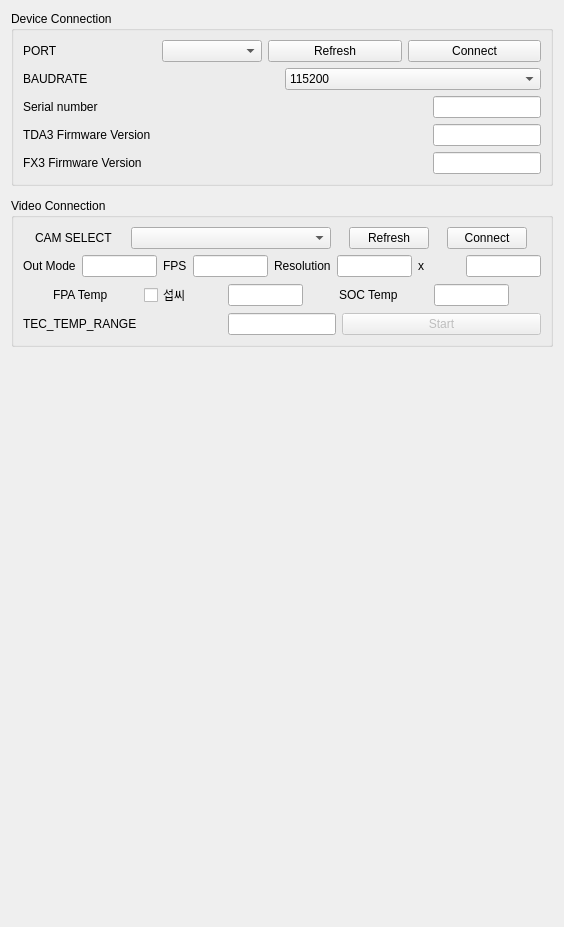
         <widget class="QWidget" name="connectionsScrollContents">
          <property name="geometry">
           <rect>
            <x>0</x>
            <y>0</y>
            <width>564</width>
            <height>927</height>
           </rect>
          </property>
          <layout class="QVBoxLayout" name="connectionsContentLayout">
           <property name="spacing">
            <number>12</number>
           </property>
           <item>
            <widget class="QGroupBox" name="groupConn">
             <property name="sizePolicy">
              <sizepolicy hsizetype="Expanding" vsizetype="Maximum">
               <horstretch>0</horstretch>
               <verstretch>0</verstretch>
              </sizepolicy>
             </property>
             <property name="minimumSize">
              <size>
               <width>0</width>
               <height>0</height>
              </size>
             </property>
             <property name="maximumSize">
              <size>
               <width>16777215</width>
               <height>320</height>
              </size>
             </property>
             <property name="title">
              <string>Device Connection</string>
             </property>
             <layout class="QVBoxLayout">
              <item>
               <layout class="QHBoxLayout">
                <item>
                 <widget class="QLabel" name="label">
                  <property name="sizePolicy">
                   <sizepolicy hsizetype="Preferred" vsizetype="Fixed">
                    <horstretch>0</horstretch>
                    <verstretch>0</verstretch>
                   </sizepolicy>
                  </property>
                  <property name="text">
                   <string>PORT</string>
                  </property>
                 </widget>
                </item>
                <item>
                 <widget class="QComboBox" name="portCombo">
                  <property name="sizePolicy">
                   <sizepolicy hsizetype="Preferred" vsizetype="Preferred">
                    <horstretch>0</horstretch>
                    <verstretch>0</verstretch>
                   </sizepolicy>
                  </property>
                  <property name="minimumSize">
                   <size>
                    <width>100</width>
                    <height>0</height>
                   </size>
                  </property>
                  <property name="maximumSize">
                   <size>
                    <width>100</width>
                    <height>16777215</height>
                   </size>
                  </property>
                 </widget>
                </item>
                <item>
                 <widget class="QPushButton" name="btnPortUpdate">
                  <property name="minimumSize">
                   <size>
                    <width>0</width>
                    <height>0</height>
                   </size>
                  </property>
                  <property name="text">
                   <string>Refresh</string>
                  </property>
                 </widget>
                </item>
                <item>
                 <widget class="QPushButton" name="btnPortConnect">
                  <property name="minimumSize">
                   <size>
                    <width>0</width>
                    <height>0</height>
                   </size>
                  </property>
                  <property name="text">
                   <string>Connect</string>
                  </property>
                  <property name="role" stdset="0">
                   <string>primary</string>
                  </property>
                 </widget>
                </item>
               </layout>
              </item>
              <item>
               <layout class="QHBoxLayout">
                <item>
                 <widget class="QLabel" name="label">
                  <property name="sizePolicy">
                   <sizepolicy hsizetype="Preferred" vsizetype="Fixed">
                    <horstretch>0</horstretch>
                    <verstretch>0</verstretch>
                   </sizepolicy>
                  </property>
                  <property name="text">
                   <string>BAUDRATE</string>
                  </property>
                 </widget>
                </item>
                <item>
                 <widget class="QComboBox" name="baudCombo">
                  <item>
                   <property name="text">
                    <string>115200</string>
                   </property>
                  </item>
                  <item>
                   <property name="text">
                    <string>9600</string>
                   </property>
                  </item>
                  <item>
                   <property name="text">
                    <string>19200</string>
                   </property>
                  </item>
                  <item>
                   <property name="text">
                    <string>38400</string>
                   </property>
                  </item>
                  <item>
                   <property name="text">
                    <string>57600</string>
                   </property>
                  </item>
                 </widget>
                </item>
               </layout>
              </item>
              <item>
               <layout class="QHBoxLayout">
                <item>
                 <widget class="QLabel" name="label">
                  <property name="sizePolicy">
                   <sizepolicy hsizetype="Preferred" vsizetype="Fixed">
                    <horstretch>0</horstretch>
                    <verstretch>0</verstretch>
                   </sizepolicy>
                  </property>
                  <property name="text">
                   <string>Serial number                   </string>
                  </property>
                 </widget>
                </item>
                <item>
                 <widget class="QLineEdit" name="serialEntry">
                  <property name="sizePolicy">
                   <sizepolicy hsizetype="Maximum" vsizetype="Fixed">
                    <horstretch>0</horstretch>
                    <verstretch>0</verstretch>
                   </sizepolicy>
                  </property>
                  <property name="minimumSize">
                   <size>
                    <width>100</width>
                    <height>0</height>
                   </size>
                  </property>
                  <property name="readOnly">
                   <bool>true</bool>
                  </property>
                 </widget>
                </item>
               </layout>
              </item>
              <item>
               <layout class="QHBoxLayout">
                <item>
                 <widget class="QLabel" name="label">
                  <property name="sizePolicy">
                   <sizepolicy hsizetype="Preferred" vsizetype="Fixed">
                    <horstretch>0</horstretch>
                    <verstretch>0</verstretch>
                   </sizepolicy>
                  </property>
                  <property name="text">
                   <string>TDA3 Firmware Version</string>
                  </property>
                 </widget>
                </item>
                <item>
                 <widget class="QLineEdit" name="TDA3Entry">
                  <property name="sizePolicy">
                   <sizepolicy hsizetype="Maximum" vsizetype="Fixed">
                    <horstretch>0</horstretch>
                    <verstretch>0</verstretch>
                   </sizepolicy>
                  </property>
                  <property name="readOnly">
                   <bool>true</bool>
                  </property>
                 </widget>
                </item>
               </layout>
              </item>
              <item>
               <layout class="QHBoxLayout">
                <item>
                 <widget class="QLabel" name="label">
                  <property name="sizePolicy">
                   <sizepolicy hsizetype="Preferred" vsizetype="Fixed">
                    <horstretch>0</horstretch>
                    <verstretch>0</verstretch>
                   </sizepolicy>
                  </property>
                  <property name="text">
                   <string>FX3 Firmware Version   </string>
                  </property>
                 </widget>
                </item>
                <item>
                 <widget class="QLineEdit" name="FX3Entry">
                  <property name="sizePolicy">
                   <sizepolicy hsizetype="Maximum" vsizetype="Fixed">
                    <horstretch>0</horstretch>
                    <verstretch>0</verstretch>
                   </sizepolicy>
                  </property>
                  <property name="readOnly">
                   <bool>true</bool>
                  </property>
                 </widget>
                </item>
               </layout>
              </item>
             </layout>
            </widget>
           </item>
           <item>
            <widget class="QGroupBox" name="groupVideo">
             <property name="sizePolicy">
              <sizepolicy hsizetype="Expanding" vsizetype="Maximum">
               <horstretch>0</horstretch>
               <verstretch>0</verstretch>
              </sizepolicy>
             </property>
             <property name="minimumSize">
              <size>
               <width>0</width>
               <height>0</height>
              </size>
             </property>
             <property name="maximumSize">
              <size>
               <width>16777215</width>
               <height>320</height>
              </size>
             </property>
             <property name="title">
              <string>Video Connection</string>
             </property>
             <layout class="QVBoxLayout">
              <item>
               <layout class="QHBoxLayout">
                <item>
                 <widget class="QLabel" name="labelCamSelect">
                  <property name="sizePolicy">
                   <sizepolicy hsizetype="Fixed" vsizetype="Fixed">
                    <horstretch>0</horstretch>
                    <verstretch>0</verstretch>
                   </sizepolicy>
                  </property>
                  <property name="text">
                   <string>CAM SELECT</string>
                  </property>
                 </widget>
                </item>
                <item>
                 <widget class="QComboBox" name="camCombo">
                  <property name="sizePolicy">
                   <sizepolicy hsizetype="Minimum" vsizetype="Preferred">
                    <horstretch>0</horstretch>
                    <verstretch>0</verstretch>
                   </sizepolicy>
                  </property>
                  <property name="minimumSize">
                   <size>
                    <width>200</width>
                    <height>0</height>
                   </size>
                  </property>
                  <property name="maximumSize">
                   <size>
                    <width>120</width>
                    <height>16777215</height>
                   </size>
                  </property>
                 </widget>
                </item>
                <item>
                 <widget class="QPushButton" name="btnCamUpdate">
                  <property name="sizePolicy">
                   <sizepolicy hsizetype="Maximum" vsizetype="Fixed">
                    <horstretch>0</horstretch>
                    <verstretch>0</verstretch>
                   </sizepolicy>
                  </property>
                  <property name="minimumSize">
                   <size>
                    <width>0</width>
                    <height>0</height>
                   </size>
                  </property>
                  <property name="maximumSize">
                   <size>
                    <width>16777215</width>
                    <height>16777215</height>
                   </size>
                  </property>
                  <property name="text">
                   <string>Refresh</string>
                  </property>
                 </widget>
                </item>
                <item>
                 <widget class="QPushButton" name="btnCamConnect">
                  <property name="sizePolicy">
                   <sizepolicy hsizetype="Maximum" vsizetype="Fixed">
                    <horstretch>0</horstretch>
                    <verstretch>0</verstretch>
                   </sizepolicy>
                  </property>
                  <property name="minimumSize">
                   <size>
                    <width>0</width>
                    <height>0</height>
                   </size>
                  </property>
                  <property name="maximumSize">
                   <size>
                    <width>16777215</width>
                    <height>16777215</height>
                   </size>
                  </property>
                  <property name="text">
                   <string>Connect</string>
                  </property>
                  <property name="role" stdset="0">
                   <string>primary</string>
                  </property>
                 </widget>
                </item>
               </layout>
              </item>
              <item>
               <layout class="QHBoxLayout" name="videoInfoLayout">
                <item>
                 <widget class="QLabel" name="labelOutMode">
                  <property name="sizePolicy">
                   <sizepolicy hsizetype="Fixed" vsizetype="Fixed">
                    <horstretch>0</horstretch>
                    <verstretch>0</verstretch>
                   </sizepolicy>
                  </property>
                  <property name="text">
                   <string>Out Mode</string>
                  </property>
                 </widget>
                </item>
                <item>
                 <widget class="QLineEdit" name="outModeEntry">
                  <property name="sizePolicy">
                   <sizepolicy hsizetype="Minimum" vsizetype="Fixed">
                    <horstretch>0</horstretch>
                    <verstretch>0</verstretch>
                   </sizepolicy>
                  </property>
                  <property name="minimumSize">
                   <size>
                    <width>75</width>
                    <height>0</height>
                   </size>
                  </property>
                  <property name="maximumSize">
                   <size>
                    <width>75</width>
                    <height>16777215</height>
                   </size>
                  </property>
                  <property name="readOnly">
                   <bool>true</bool>
                  </property>
                 </widget>
                </item>
                <item>
                 <widget class="QLabel" name="labelFps">
                  <property name="sizePolicy">
                   <sizepolicy hsizetype="Fixed" vsizetype="Fixed">
                    <horstretch>0</horstretch>
                    <verstretch>0</verstretch>
                   </sizepolicy>
                  </property>
                  <property name="text">
                   <string>FPS</string>
                  </property>
                 </widget>
                </item>
                <item>
                 <widget class="QLineEdit" name="fpsEntry">
                  <property name="sizePolicy">
                   <sizepolicy hsizetype="Expanding" vsizetype="Fixed">
                    <horstretch>0</horstretch>
                    <verstretch>0</verstretch>
                   </sizepolicy>
                  </property>
                  <property name="minimumSize">
                   <size>
                    <width>75</width>
                    <height>0</height>
                   </size>
                  </property>
                  <property name="maximumSize">
                   <size>
                    <width>75</width>
                    <height>16777215</height>
                   </size>
                  </property>
                  <property name="readOnly">
                   <bool>true</bool>
                  </property>
                 </widget>
                </item>
                <item>
                 <widget class="QLabel" name="labelResolution">
                  <property name="sizePolicy">
                   <sizepolicy hsizetype="Fixed" vsizetype="Fixed">
                    <horstretch>0</horstretch>
                    <verstretch>0</verstretch>
                   </sizepolicy>
                  </property>
                  <property name="text">
                   <string>Resolution</string>
                  </property>
                 </widget>
                </item>
                <item>
                 <widget class="QLineEdit" name="widthEntry">
                  <property name="sizePolicy">
                   <sizepolicy hsizetype="Expanding" vsizetype="Fixed">
                    <horstretch>0</horstretch>
                    <verstretch>0</verstretch>
                   </sizepolicy>
                  </property>
                  <property name="minimumSize">
                   <size>
                    <width>75</width>
                    <height>0</height>
                   </size>
                  </property>
                  <property name="maximumSize">
                   <size>
                    <width>75</width>
                    <height>16777215</height>
                   </size>
                  </property>
                  <property name="readOnly">
                   <bool>true</bool>
                  </property>
                 </widget>
                </item>
                <item>
                 <widget class="QLabel" name="labelX">
                  <property name="sizePolicy">
                   <sizepolicy hsizetype="Minimum" vsizetype="Preferred">
                    <horstretch>0</horstretch>
                    <verstretch>0</verstretch>
                   </sizepolicy>
                  </property>
                  <property name="text">
                   <string>x</string>
                  </property>
                 </widget>
                </item>
                <item>
                 <widget class="QLineEdit" name="heightEntry">
                  <property name="sizePolicy">
                   <sizepolicy hsizetype="Expanding" vsizetype="Fixed">
                    <horstretch>0</horstretch>
                    <verstretch>0</verstretch>
                   </sizepolicy>
                  </property>
                  <property name="minimumSize">
                   <size>
                    <width>75</width>
                    <height>0</height>
                   </size>
                  </property>
                  <property name="maximumSize">
                   <size>
                    <width>75</width>
                    <height>16777215</height>
                   </size>
                  </property>
                  <property name="readOnly">
                   <bool>true</bool>
                  </property>
                 </widget>
                </item>
               </layout>
              </item>
              <item>
               <layout class="QHBoxLayout" name="tempReadoutLayout">
                <item>
                 <widget class="QLabel" name="labelFpaTemp">
                  <property name="sizePolicy">
                   <sizepolicy hsizetype="Fixed" vsizetype="Fixed">
                    <horstretch>0</horstretch>
                    <verstretch>0</verstretch>
                   </sizepolicy>
                  </property>
                  <property name="text">
                   <string>FPA Temp</string>
                  </property>
                 </widget>
                </item>
                <item>
                 <widget class="QCheckBox" name="checkBox_Celsius">
                  <property name="sizePolicy">
                   <sizepolicy hsizetype="Fixed" vsizetype="Fixed">
                    <horstretch>0</horstretch>
                    <verstretch>0</verstretch>
                   </sizepolicy>
                  </property>
                  <property name="text">
                   <string>섭씨</string>
                  </property>
                 </widget>
                </item>
                <item>
                 <widget class="QLineEdit" name="fpaEntry">
                  <property name="sizePolicy">
                   <sizepolicy hsizetype="Fixed" vsizetype="Fixed">
                    <horstretch>0</horstretch>
                    <verstretch>0</verstretch>
                   </sizepolicy>
                  </property>
                  <property name="maximumSize">
                   <size>
                    <width>75</width>
                    <height>16777215</height>
                   </size>
                  </property>
                  <property name="readOnly">
                   <bool>true</bool>
                  </property>
                 </widget>
                </item>
                <item>
                 <widget class="QLabel" name="labelTda3Temp">
                  <property name="sizePolicy">
                   <sizepolicy hsizetype="Fixed" vsizetype="Fixed">
                    <horstretch>0</horstretch>
                    <verstretch>0</verstretch>
                   </sizepolicy>
                  </property>
                  <property name="text">
                   <string>SOC Temp</string>
                  </property>
                 </widget>
                </item>
                <item>
                 <widget class="QLineEdit" name="tda3tempEntry">
                  <property name="sizePolicy">
                   <sizepolicy hsizetype="Fixed" vsizetype="Fixed">
                    <horstretch>0</horstretch>
                    <verstretch>0</verstretch>
                   </sizepolicy>
                  </property>
                  <property name="maximumSize">
                   <size>
                    <width>75</width>
                    <height>16777215</height>
                   </size>
                  </property>
                  <property name="readOnly">
                   <bool>true</bool>
                  </property>
                 </widget>
                </item>
               </layout>
              </item>
              <item>
               <layout class="QHBoxLayout">
                <item>
                 <widget class="QLabel" name="labelFpa">
                  <property name="sizePolicy">
                   <sizepolicy hsizetype="Preferred" vsizetype="Fixed">
                    <horstretch>0</horstretch>
                    <verstretch>0</verstretch>
                   </sizepolicy>
                  </property>
                  <property name="maximumSize">
                   <size>
                    <width>16777215</width>
                    <height>16777215</height>
                   </size>
                  </property>
                  <property name="text">
                   <string>TEC_TEMP_RANGE</string>
                  </property>
                 </widget>
                </item>
                <item>
                 <widget class="QLineEdit" name="tecEntry">
                  <property name="sizePolicy">
                   <sizepolicy hsizetype="Fixed" vsizetype="Fixed">
                    <horstretch>0</horstretch>
                    <verstretch>0</verstretch>
                   </sizepolicy>
                  </property>
                  <property name="maximumSize">
                   <size>
                    <width>16777215</width>
                    <height>16777215</height>
                   </size>
                  </property>
                  <property name="readOnly">
                   <bool>true</bool>
                  </property>
                 </widget>
                </item>
                <item>
                 <widget class="QPushButton" name="btn_tecless_temp_range">
                  <property name="enabled">
                   <bool>false</bool>
                  </property>
                  <property name="sizePolicy">
                   <sizepolicy hsizetype="Preferred" vsizetype="Fixed">
                    <horstretch>0</horstretch>
                    <verstretch>0</verstretch>
                   </sizepolicy>
                  </property>
                  <property name="minimumSize">
                   <size>
                    <width>38</width>
                    <height>0</height>
                   </size>
                  </property>
                  <property name="maximumSize">
                   <size>
                    <width>16777215</width>
                    <height>16777215</height>
                   </size>
                  </property>
                  <property name="text">
                   <string>Start</string>
                  </property>
                 </widget>
                </item>
               </layout>
              </item>
             </layout>
            </widget>
           </item>
           <item>
            <spacer name="connectionsVerticalSpacer">
             <property name="orientation">
              <enum>Qt::Vertical</enum>
             </property>
             <property name="sizeHint" stdset="0">
              <size>
               <width>20</width>
               <height>40</height>
              </size>
             </property>
            </spacer>
           </item>
          </layout>
         </widget>
